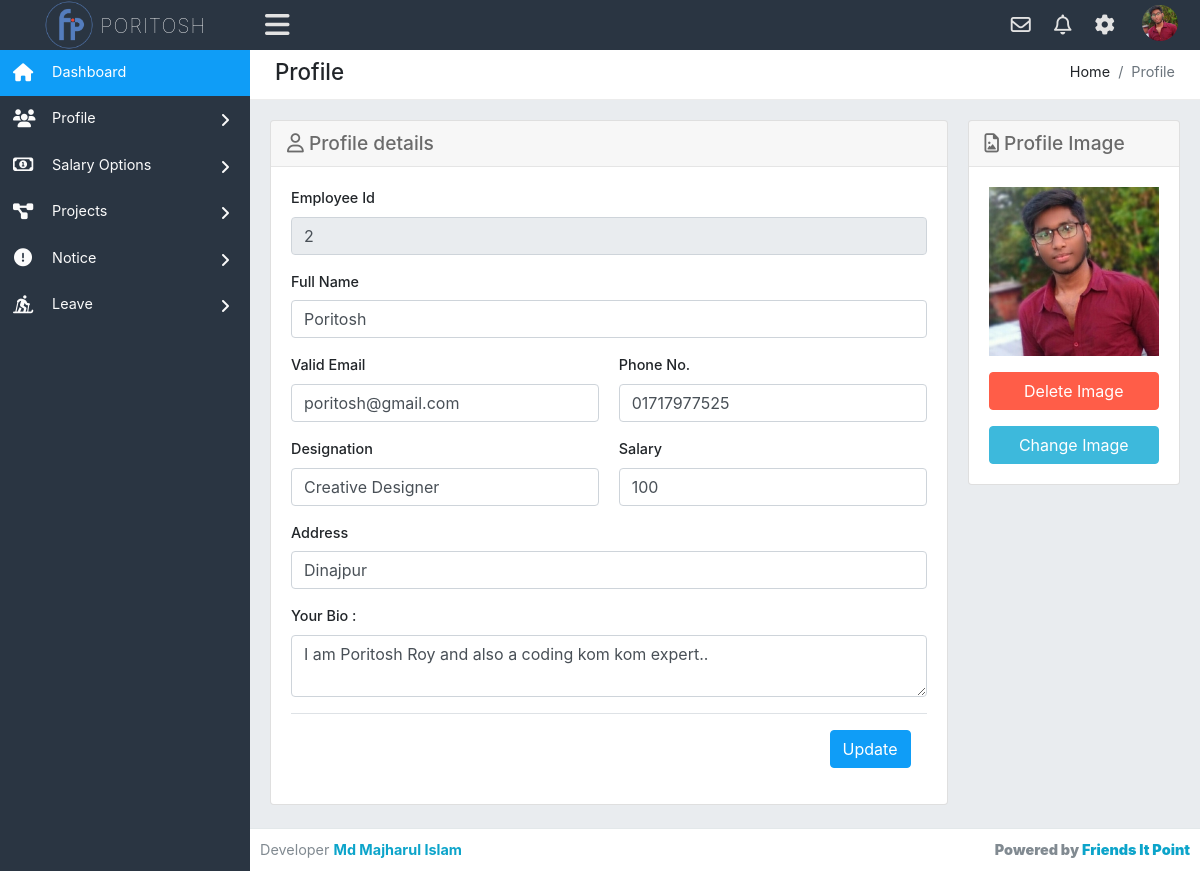
The page /profile.php (signed in) on the database its author committed.
### tables this page shows
CREATE TABLE `employee_info` (
  `id` int(11) NOT NULL,
  `employee_id` int(50) NOT NULL,
  `emp_fullname` varchar(100) NOT NULL,
  `emp_mail` varchar(50) NOT NULL,
  `emp_phone` int(20) NOT NULL,
  `emp_designation` varchar(50) NOT NULL,
  `emp_salary` varchar(50) NOT NULL,
  `emp_address` varchar(100) NOT NULL,
  `emp_password` varchar(150) NOT NULL,
  `emp_bio` varchar(1000) NOT NULL,
  `profile_pic` varchar(50) NOT NULL,
  `register_timedate` timestamp NOT NULL DEFAULT current_timestamp(),
  `total_salary` varchar(100) NOT NULL
);

### profile.php (the view, shortened to what this page needs)
<?php require_once('header.php'); ?>
<div class="row">
    <div class="col-xl-12">
        <div class="breadcrumb-holder">
            <h1 class="main-title float-left">Profile</h1>
            <ol class="breadcrumb float-right">
                <li class="breadcrumb-item">Home</li>
                <li class="breadcrumb-item active">Profile</li>
            </ol>
            <div class="clearfix"></div>
        </div>
    </div>
</div>
	<div class="row">
        <div class="col-xs-12 col-sm-12 col-md-8 col-lg-9 col-xl-9">
            <div class="card mb-3">
                <div class="card-header">
                    <h3><i class="far fa-user"></i> Profile details</h3>
                </div>
                <div class="card-body">
                    <form action="" method="POST" enctype="multipart/form-data">
                    <?php
                        $em_all = $pdo->prepare('SELECT * FROM employee_info WHERE id=?');
                        $em_all->execute(array($_SESSION['logged_emp']));
                        $result = $em_all->fetchAll(PDO::FETCH_ASSOC);
                        foreach($result as $row) :
                    ?>
                    <div class="row">
                        <div class="col-lg-12">
                            <div class="form-group">
                                <label for="empid">Employee Id</label>
                                <input class="form-control" name="emid" type="text" id="empid" value="<?php echo $row['employee_id']; ?>" disabled>
                            </div>
                        </div>
                    </div>
                    <div class="row">
                        <div class="col-lg-12">
                            <div class="form-group">
                                <label for="empfname">Full Name</label>
                                <input class="form-control" name="empfullname" type="text" id="empfname" value="<?php echo $row['emp_fullname']; ?>">
                            </div>
                        </div>
                    </div>
                    <div class="row">
                        <div class="col-lg-6">
                            <div class="form-group">
                                <label for="empmail">Valid Email</label>
                                <input class="form-control" name="emp_email" type="email" id="empmail" value="<?php echo $row['emp_mail']; ?>">
                            </div>
                        </div>
                        <div class="col-lg-6">
                            <div class="form-group">
                                <label for="emphone">Phone No.</label>
                                <input class="form-control" name="emp_phone" type="number" id="emphone" value="0<?php echo $row['emp_phone']; ?>">
                            </div>
                        </div>
                    </div>
                    <div class="row">
                        <div class="col-lg-6">
                            <div class="form-group">
                                <label for="emrole">Designation</label>
                                <input class="form-control" name="emp_desg" type="text" id="emrole" value="<?php echo $row['emp_designation']; ?>">
                            </div>
                        </div>
                        <div class="col-lg-6">
                            <div class="form-group">
                                <label for="emsalary">Salary</label>
                                <input class="form-control" name="emp_salary" type="number" id="emsalary" value="<?php echo $row['emp_salary']; ?>">
                            </div>
                        </div>
                    </div>
                    <div class="row">
                        <div class="col-lg-12">
                            <div class="form-group">
                                <label for="emaddress">Address</label>
                                <input class="form-control" name="emp_address" type="text" id="emaddress" value="<?php echo $row['emp_address']; ?>">
                            </div>
                        </div>
                    </div>
                     <div class="row">
                        <div class="col-lg-12">
                            <div class="form-group">
                                <label for="bio">Your Bio :</label>
                                <textarea id="bio" name="emp_bio" class="form-control" value="<?php echo $row['emp_bio']; ?>"><?php echo $row['emp_bio']; ?></textarea>
                            </div>
                        </div>
                    </div>
                   <div class="row">
                        <div class="col-lg-12">
                             <div class="modal-footer">
                                <button type="submit" name="submit_emp" class="btn btn-primary">Update</button>
                            </div>
                        </div>
                   </div>
                <?php endforeach; ?>
                </form>
                </div>
            </div>
        </div>
        <div class="col-xs-12 col-sm-12 col-md-4 col-lg-3 col-xl-3">
            <div class="card mb-3">
                <div class="card-header">
                    <h3><i class="far fa-file-image"></i> Profile Image</h3>
                </div>
                <div class="card-body text-center">
                    <?php
                        $profile_pic = $pdo->prepare('SELECT profile_pic FROM employee_info WHERE id=?');
                        $profile_pic->execute(array($_SESSION['logged_emp']));
                        $pics = $profile_pic->fetchAll(PDO::FETCH_ASSOC);
                        foreach ($pics as $pic) :
                            $photos = $pic['profile_pic'];
                            if ($photos == 'avatar') :
                    ?>
                    <div class="row">
                        <div class="col-lg-12">
                            <img alt="avatar" class="img-fluid" src="assets/images/avatars/admin.png">
                        </div>
                    </div>
                    <?php else : ?>
                    <div class="row">
                        <div class="col-lg-12">
                            <img alt="avatar" class="img-fluid" src="uploads/<?php echo $pic['profile_pic']; ?>">
                        </div>
                    </div>
                     <?php endif; endforeach;?>
                    <div class="row">
                        <div class="col-lg-12">
                            <a onclick="return confirm('Are you sure delete this image?')" href="profile.php?delId=<?php echo $_SESSION['logged_emp'];?>" type="button" class="btn btn-danger btn-block mt-3">Delete Image</a>
                        </div>
                        <div class="col-lg-12 change_pic_btn">
                            <button type="button" class="btn btn-info btn-block mt-3">Change Image</button>
                        </div>
                    </div>
                </div>
            </div>
        </div>
    </div>
<?php require_once('footer.php'); ?>

### header.php (shortened to what this page needs)
<?php require_once('config.php'); ?>
<!DOCTYPE html>
<html lang="en">
<head>
    <link href="assets/css/bootstrap.min.css" rel="stylesheet" type="text/css" />
    <link href="assets/font-awesome/css/all.css" rel="stylesheet" type="text/css" />
    <link rel="stylesheet" href="fancybox-master/dist/jquery.fancybox.min.css">
    <link rel="stylesheet" href="livedatetime/clock.css">
    <link rel="stylesheet" href="livedatetime/calendar.css">
    <link href='https://netdna.bootstrapcdn.com/font-awesome/3.2.1/css/font-awesome.css' rel='stylesheet' type='text/css'>
    <link rel="stylesheet" type="text/css" href="assets/css/dataTables.bootstrap.min.css" />
    <link rel="stylesheet" type="text/css" href="assets/plugins/datatables/datatables.min.css" />
    <link href="assets/css/style.css" rel="stylesheet" type="text/css" />
</head>
<body class="adminbody">
    <div id="main">
        <div class="headerbar">
            <?php
                $stm = $pdo->prepare('SELECT * FROM employee_info WHERE id=?');
                $stm->execute(array($_SESSION['logged_emp']));
                $rslt = $stm->fetchAll(PDO::FETCH_ASSOC);
                foreach($rslt as $row) :
            ?>
            <div class="headerbar-left">
                <a href="index.php" class="logo">
                    <img alt="Logo" src="assets/images/logo.png" />
                    <span><?php echo $row['emp_fullname']; ?></span>
                </a>
            </div>
            <nav class="navbar-custom">
                <ul class="list-inline float-right mb-0">
                    <li class="list-inline-item dropdown notif">
                        <a class="nav-link dropdown-toggle arrow-none" data-toggle="dropdown" href="#" aria-haspopup="false" aria-expanded="false">
                            <i class="far fa-envelope"></i>
                        </a>
                    </li>
                    <li class="list-inline-item dropdown notif">
                        <a class="nav-link dropdown-toggle arrow-none" data-toggle="dropdown" href="#" aria-haspopup="false" aria-expanded="false">
                            <i class="far fa-bell"></i>
                        </a>
                    </li>
                    <li class="list-inline-item dropdown notif">
                        <a class="nav-link dropdown-toggle arrow-none" data-toggle="dropdown" href="#" aria-haspopup="false" aria-expanded="false">
                            <i class="fas fa-cog"></i>
                        </a>
                    </li>
                    <li class="list-inline-item dropdown notif">
                        <a class="nav-link dropdown-toggle nav-user" data-toggle="dropdown" href="#" aria-haspopup="false" aria-expanded="false">
                            <?php if($row['profile_pic'] != 'avatar') : ?>
                            <img src="uploads/<?php echo $row['profile_pic']; ?>" alt="Profile image" class="avatar-rounded">
                            <?php else : ?>
                            <img src="assets/images/avatars/admin.png" alt="Profile image" class="avatar-rounded">
                        </a>
                        <?php endif; endforeach; ?>
                    </li>
                </ul>
                <ul class="list-inline menu-left mb-0">
                    <li class="float-left">
                        <button class="button-menu-mobile open-left">
                            <i class="fas fa-bars"></i>
                        </button>
                    </li>
                </ul>
            </nav>
        </div>
        <div class="left main-sidebar">
            <div class="sidebar-inner leftscroll">
                <div id="sidebar-menu">
                    <ul>
                        <li class="submenu">
                            <a class="active" href="index.php">
                                <i class="fas fa-home"></i>
                                <span> Dashboard </span>
                            </a>
                        </li>
                        <li class="submenu">
                            <a id="tables" href="#">
                                <i class="fas fa-users"></i>
                                <span> Profile </span>
                                <span class="menu-arrow"></span>
                            </a>
                        </li>
                        <li class="submenu">
                            <a id="tables" href="#">
                                <i class="far fa-money-bill-alt"></i>
                                <span> Salary Options </span>
                                <span class="menu-arrow"></span>
                            </a>
                        </li>
                        <li class="submenu">
                            <a id="tables" href="#">
                                <i class="fas fa-project-diagram"></i>
                                <span> Projects </span>
                                <span class="menu-arrow"></span>
                            </a>
                        </li>
                        <li class="submenu">
                            <a id="tables" href="#">
                                <i class="fas fa-exclamation-circle"></i>
                                <span> Notice </span>
                                <span class="menu-arrow"></span>
                            </a>
                        </li>
                        <li class="submenu">
                            <a id="tables" href="#">
                                <i class="fas fa-skiing-nordic"></i>
                                <span> Leave </span>
                                <span class="menu-arrow"></span>
                            </a>
                        </li>
                    </ul>
                </div>
            </div>
        </div>
        <div class="content-page">
            <div class="content">
                <div class="container-fluid">

### livedatetime/clock.css (style rules this page uses)
* { margin: 0; padding: 0; box-sizing: border-box; }

### rows shown on the page
employee_info: emp_fullname "PORITOSH", profile_pic (picture), emid "2", empfullname "Poritosh", emp_email "poritosh@gmail.com", emp_phone "01717977525", emp_desg "Creative Designer", emp_salary "100", emp_address "Dinajpur", emp_bio "I am Poritosh Roy and also a coding kom kom expert.."
